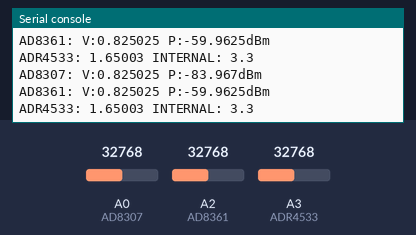
Recording of a program running on a simulated CircuitPython board. Parts: the last lines printed to the serial console. The test bench sets the inputs (shaded band); at power-on: A0 (AD8307) = 32768, A2 (AD8361) = 32768, A3 (ADR4533) = 32768 (analog values on the 0–65535 scale).

Above: at 1.2 s.
1.3 s: A0 (AD8307) set to 45874
At 2.6 s:
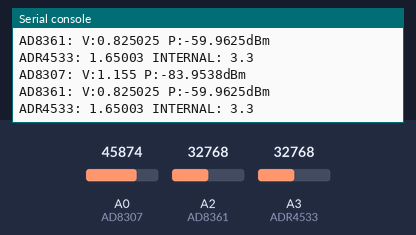
2.8 s: A2 (AD8361) set to 45874
At 3.8 s:
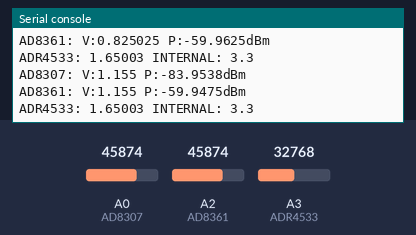
4.3 s: A3 (ADR4533) set to 45874
At 5.6 s:
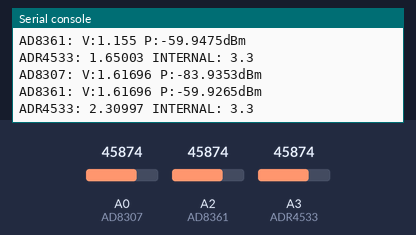
5.8 s: A0 (AD8307) set to 57670
At 6.8 s:
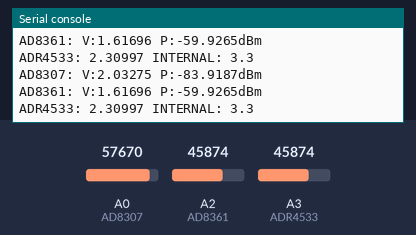
7.3 s: A2 (AD8361) set to 57670
At 8.4 s:
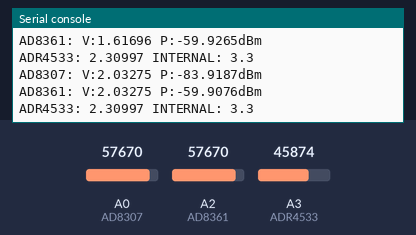
8.8 s: A3 (ADR4533) set to 57670
At 9.8 s:
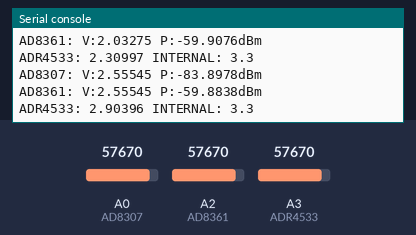
Timing chart, 0 to 11.3 s (numbered marks = the images above; inputs shaded):
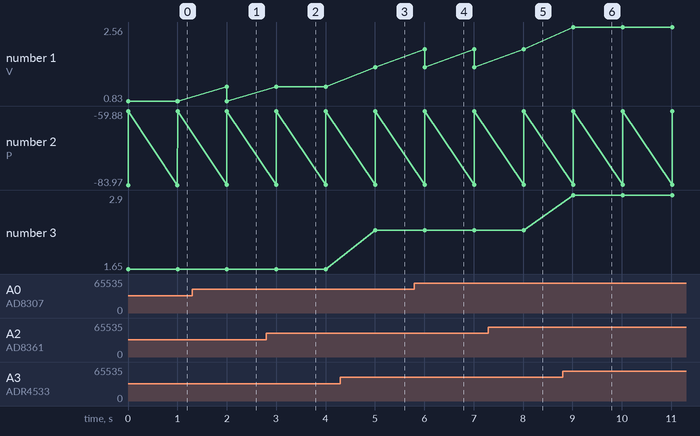

Measured:
- after the input at 1.3 s, the serial console: prints a new line after 0.70 s (image 1)
- after the input at 2.8 s, the serial console: prints a new line after 0.21 s (image 2)
- after the input at 4.3 s, the serial console: prints a new line after 0.71 s (image 3)
- after the input at 5.8 s, the serial console: prints a new line after 0.21 s (image 4)
- after the input at 7.3 s, the serial console: prints a new line after 0.71 s (image 5)
- after the input at 8.8 s, the serial console: prints a new line after 0.21 s (image 6)
- plotted number 1: 1.16 → 1.62 after the input at 4.3 s, 2.03 → 2.56 after the input at 8.8 s
- plotted number 2: -59.96 → -59.95 after the input at 2.8 s, -59.95 → -59.93 after the input at 4.3 s, -59.93 → -59.91 after the input at 7.3 s, -59.91 → -59.88 after the input at 8.8 s

The program:

code.py
```python
import time

import analogio
import board

# reference voltage (more accurate then the RP2040)
ADR4533 = analogio.AnalogIn(board.A3)
AD8307 = analogio.AnalogIn(board.A0)
AD8361 = analogio.AnalogIn(board.A2)


def _voltage_internal(device):
    return device.value / 65535 * device.reference_voltage


def _voltage_adr4533(device):
    return device.value / 65535 * _voltage_internal(ADR4533)


# P(dBm)=(V/25)-84
def _ad8307_PdBm():
    return (_voltage_adr4533(AD8307) / 25) - 84


# P(dBm)=(V/22)-60
def _ad8371_PdBm():
    return (_voltage_adr4533(AD8361) / 22) - 60


while True:
    print(
        "AD8307: V:"
        + str(_voltage_adr4533(AD8307))
        + " P:"
        + str(_ad8307_PdBm())
        + "dBm"
    )
    print(
        "AD8361: V:"
        + str(_voltage_adr4533(AD8361))
        + " P:"
        + str(_ad8371_PdBm())
        + "dBm"
    )
    print(
        "ADR4533: "
        + str(_voltage_internal(ADR4533))
        + " INTERNAL: "
        + str(AD8307.reference_voltage)
    )
    time.sleep(1)


#    if mode == 'peak':
#        SmartPWR.rf1_ppower()
#    if mode == 'average':
#        SmartPWR.rf1_apower()
#
#    if SmartPWR.btn.value is False:
#        print('btn')
#        if mode is 'peak':
#            mode = 'average';
#            OLED.printTitle("AVG  Pwr")
#        elif mode is 'average':
#            mode = 'peak'
#            OLED.printTitle("PEAK Pwr")
#        time.sleep(.5)
```
